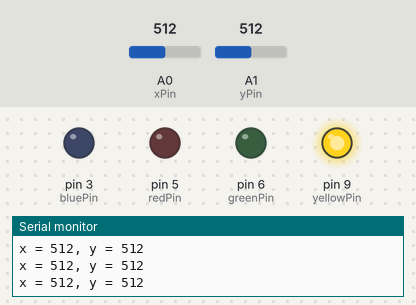
Bench run of a sketch on a simulated Arduino Uno, built with avr-gcc and run on an emulated ATmega328P. On the bench: output pins drawn as LEDs (lit = HIGH), the last lines printed to the serial monitor. The test bench sets the inputs (shaded band); at power-on: A0 (xPin) = 512, A1 (yPin) = 512.

Above: at 1.2 s.
1.3 s: A0 (xPin) set to 494
At 2.5 s:
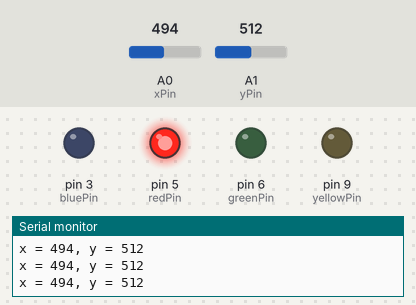
2.8 s: A1 (yPin) set to 498
At 4.0 s:
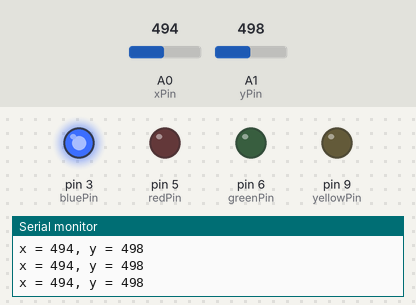
4.3 s: A0 (xPin) set to 522
At 5.5 s:
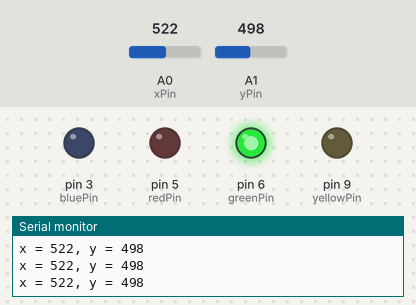
5.8 s: A0 (xPin) set to 511
At 7.0 s:
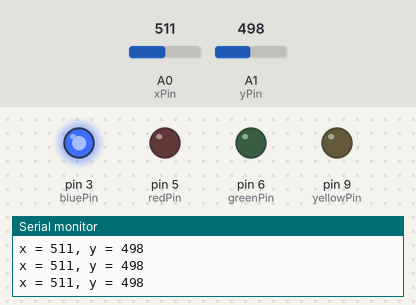
7.3 s: A0 (xPin) set to 716
At 8.6 s:
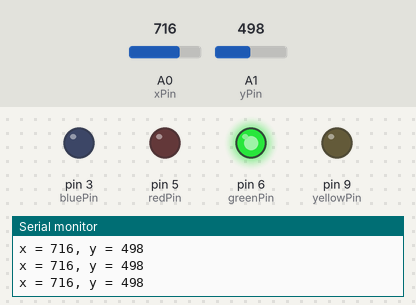
Timing chart, 0 to 9.8 s (numbered marks = the images above; inputs shaded):
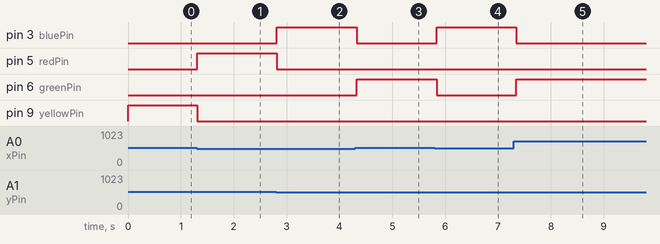

The sketch:

example-4b.ino
```cpp
int xPin = A0;
int yPin = A1;
int redPin = 5;
int greenPin = 6;
int bluePin = 3;
int yellowPin = 9;
int x = 0;
int y = 0;

void setup() {
  Serial.begin(9600);
  pinMode(xPin, INPUT);
  pinMode(yPin, INPUT);
  pinMode(redPin, OUTPUT);
  pinMode(greenPin, OUTPUT);
  pinMode(bluePin, OUTPUT);
  pinMode(yellowPin, OUTPUT);
}

void loop() {
  x = analogRead(xPin);
  y = analogRead(yPin);
  digitalWrite(redPin, LOW);
  digitalWrite(greenPin, LOW);
  digitalWrite(bluePin, LOW);
  digitalWrite(yellowPin, LOW);
  if (x >= 512 && y >= 512)
    digitalWrite(yellowPin, HIGH);
  else if (x >= 512 && y < 512)
    digitalWrite(greenPin, HIGH);
  else if (x < 512 && y >= 512)
    digitalWrite(redPin, HIGH);
  else
    digitalWrite(bluePin, HIGH);
  Serial.print("x = ");
  Serial.print(x);
  Serial.print(", y = ");
  Serial.println(y);
  delay(100);
}
```

Measured:
- the behaviour switches between 512 and 511 on A0 (xPin) (found by bisection; images 0 and 1)
- the behaviour switches between 512 and 511 on A1 (yPin) (found by bisection; images 1 and 2)
- after the input at 1.3 s, pin 5 (redPin): LOW → HIGH at once; pin 9 (yellowPin): HIGH → LOW at once
- after the input at 2.8 s, pin 3 (bluePin): LOW → HIGH at once; pin 5 (redPin): HIGH → LOW at once
- after the input at 4.3 s, pin 3 (bluePin): HIGH → LOW at once; pin 6 (greenPin): LOW → HIGH at once
- after the input at 5.8 s, pin 3 (bluePin): LOW → HIGH at once; pin 6 (greenPin): HIGH → LOW at once
- after the input at 7.3 s, pin 3 (bluePin): HIGH → LOW after 0.05 s; pin 6 (greenPin): LOW → HIGH after 0.05 s
